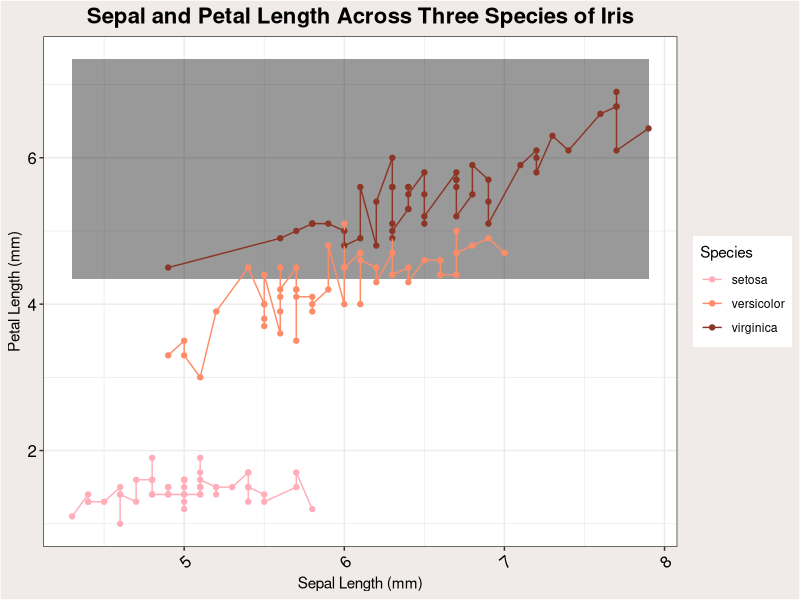
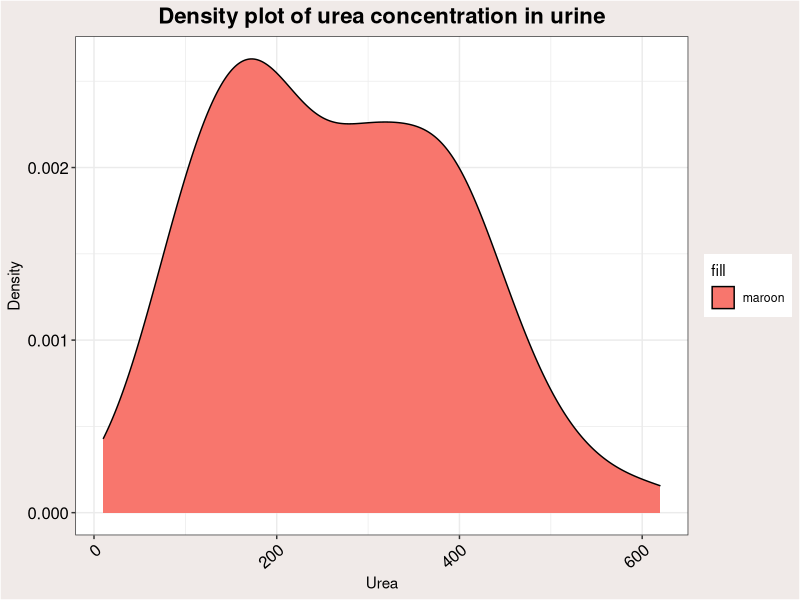

Write R code to recreate these figures, in order.
#SECTION 4
#R Homework
#AYESHA HARGEY
#3650393
#5th February 2019

#Load libraries
library(tidyverse)
library(ggpubr)

#IRIS DATASET
iris <- datasets::iris #assigning the dataset to the environment
??iris #information about the dataset

#Explore the data
glimpse(iris) #overall preview of data, shows every column
head(iris) #first nine rows
tail(iris) #last nine rows
nrow(iris) #number of row
ncol(iris) #number of columns
any(is.na(iris)) #is there any missing data?
summary(iris) #summary of the data according to quartiles and min/max values

iris_SD <- iris %>% 
  group_by(Species) %>%
  select (Sepal.Length, Sepal.Width) %>% 
  summarise(mean_length = mean(Sepal.Length),  
            mean_width = mean(Sepal.Width),
            var_sepal_length = var(Sepal.Length),
            var_sepal_width = var(Sepal.Width),
            n = n()) %>% 
  mutate(se_sepal_length = sqrt(var_sepal_length/n),
         se_sepal_width = sqrt(var_sepal_width/n))

#RIBBON
iris_ribbon <- ggplot(iris, aes(x = Sepal.Length, y = Petal.Length)) +
  geom_ribbon(aes(ymin = mean(Sepal.Length) - 1.5, ymax = mean(Sepal.Length) + 1.5), fill = "black", alpha = 0.4) +
  geom_point(aes(colour = Species)) +
  geom_line(aes(colour = Species, group = Species)) +
  scale_colour_manual(values = c("lightpink1", "salmon1", "tomato4")) +
  labs(x = "Sepal Length (mm)", y = "Petal Length (mm)") +
  ggtitle("Sepal and Petal Length Across Three Species of Iris") + #title
  theme_bw () +
  theme(axis.text.x = element_text(angle = 40, hjust = 1, colour = "black", size=12),
        axis.text.y = element_text(hjust = 1, colour = "black", size=12),
        plot.background = element_rect(fill = "#f0eae8"),
        plot.title = element_text(size=16, face="bold", hjust=0.5))
iris_ribbon

#URINE DATASET
library(boot) #for the urine dataset 

urine <- boot::urine #assigning the dataset to the environment
??urine #information about the dataset

#Explore the data
glimpse(urine) #overall preview of data, shows every column
head(urine) #first nine rows
tail(urine) #last nine rows
nrow(urine) #number of row
ncol(urine) #number of columns
any(is.na(urine)) #is there any missing data?
summary(urine) #summary of the data according to quartiles and min/max values

urine_round <- urine %>%
  group_by(round(ph)) %>% 
  select (-ph) %>%
  summarise(mean_osmo = mean(osmo, na.rm = TRUE),
            mean_urea = mean(urea, na.rm = TRUE)) 

#DENSITY PLOT:
urine_densityplot <- ggplot(urine, aes(x = urea)) +
  geom_density(aes(fill = "maroon")) +
  labs(x = "Urea", y = "Density") +
  ggtitle("Density plot of urea concentration in urine") + 
  theme_bw () +
  theme(axis.text.x = element_text(angle = 40, hjust = 1, colour = "black", size=12),
        axis.text.y = element_text(hjust = 1, colour = "black", size=12),
        plot.background = element_rect(fill = "#f0eae8"),
        plot.title = element_text(size=16, face="bold", hjust=0.5))
urine_densityplot

